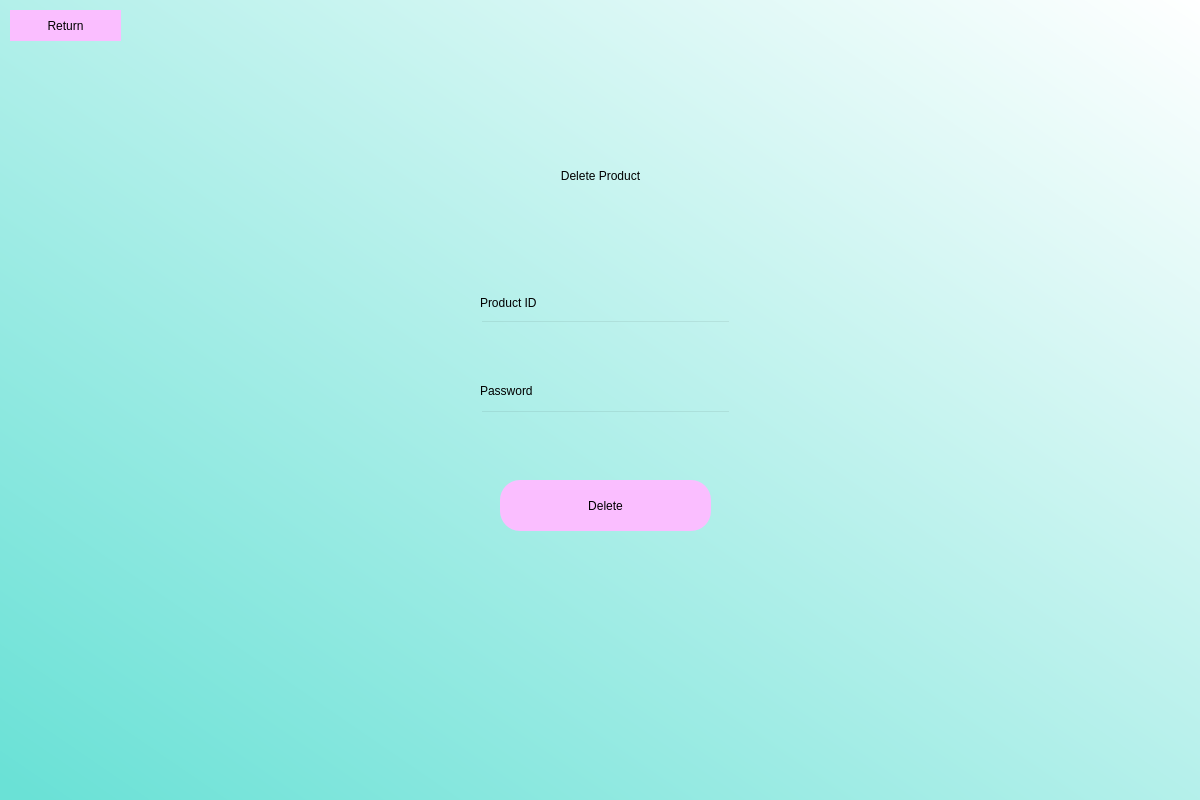
<?xml version="1.0" encoding="UTF-8"?>
<ui version="4.0">
 <class>Loginpage</class>
 <widget class="QDialog" name="Loginpage">
  <property name="geometry">
   <rect>
    <x>0</x>
    <y>0</y>
    <width>1200</width>
    <height>800</height>
   </rect>
  </property>
  <property name="windowTitle">
   <string>Dialog</string>
  </property>
  <widget class="QWidget" name="deletepage" native="true">
   <property name="geometry">
    <rect>
     <x>0</x>
     <y>0</y>
     <width>1200</width>
     <height>800</height>
    </rect>
   </property>
   <property name="styleSheet">
    <string notr="true">QWidget#deletepage{
background-color:qlineargradient(spread:pad, x1:0, y1:0.972182, x2:1, y2:0, stop:0 rgba(106, 225, 214, 255), stop:1 rgba(255, 255, 255, 255));}</string>
   </property>
   <widget class="QLabel" name="label">
    <property name="geometry">
     <rect>
      <x>0</x>
      <y>140</y>
      <width>1201</width>
      <height>71</height>
     </rect>
    </property>
    <property name="styleSheet">
     <string notr="true">font: 36pt &quot;OCR A Extended&quot;;</string>
    </property>
    <property name="text">
     <string>Delete Product</string>
    </property>
    <property name="alignment">
     <set>Qt::AlignCenter</set>
    </property>
   </widget>
   <widget class="QPushButton" name="deletebutton">
    <property name="geometry">
     <rect>
      <x>500</x>
      <y>480</y>
      <width>211</width>
      <height>51</height>
     </rect>
    </property>
    <property name="styleSheet">
     <string notr="true">border-radius:20;
background-color: #fabeff;
font: 18pt &quot;OCR A Extended&quot;;</string>
    </property>
    <property name="text">
     <string>Delete</string>
    </property>
   </widget>
   <widget class="QLineEdit" name="productid">
    <property name="geometry">
     <rect>
      <x>480</x>
      <y>320</y>
      <width>251</width>
      <height>41</height>
     </rect>
    </property>
    <property name="styleSheet">
     <string notr="true">background-color:rgba(0,0,0,0);
font: 12pt &quot;OCR A Extended&quot;;</string>
    </property>
   </widget>
   <widget class="QLabel" name="label_2">
    <property name="geometry">
     <rect>
      <x>480</x>
      <y>292</y>
      <width>121</width>
      <height>21</height>
     </rect>
    </property>
    <property name="styleSheet">
     <string notr="true">font: 12pt &quot;OCR A Extended&quot;;</string>
    </property>
    <property name="text">
     <string>Product ID</string>
    </property>
   </widget>
   <widget class="QLabel" name="label_3">
    <property name="geometry">
     <rect>
      <x>480</x>
      <y>380</y>
      <width>121</width>
      <height>21</height>
     </rect>
    </property>
    <property name="styleSheet">
     <string notr="true">font: 12pt &quot;OCR A Extended&quot;;</string>
    </property>
    <property name="text">
     <string>Password</string>
    </property>
   </widget>
   <widget class="QPushButton" name="gobackfromdelete">
    <property name="geometry">
     <rect>
      <x>10</x>
      <y>10</y>
      <width>111</width>
      <height>31</height>
     </rect>
    </property>
    <property name="styleSheet">
     <string notr="true">border-radius:20;
background-color: #fabeff;
font: 14pt &quot;OCR A Extended&quot;;</string>
    </property>
    <property name="text">
     <string>Return</string>
    </property>
   </widget>
   <widget class="QLineEdit" name="password">
    <property name="geometry">
     <rect>
      <x>480</x>
      <y>410</y>
      <width>251</width>
      <height>41</height>
     </rect>
    </property>
    <property name="styleSheet">
     <string notr="true">background-color:rgba(0,0,0,0);
font: 12pt &quot;OCR A Extended&quot;;</string>
    </property>
   </widget>
   <widget class="QLabel" name="errormessage">
    <property name="geometry">
     <rect>
      <x>480</x>
      <y>460</y>
      <width>691</width>
      <height>21</height>
     </rect>
    </property>
    <property name="styleSheet">
     <string notr="true">font: 12pt &quot;OCR A Extended&quot;;
color: red;</string>
    </property>
    <property name="text">
     <string/>
    </property>
   </widget>
   <widget class="QLabel" name="deletemessage">
    <property name="geometry">
     <rect>
      <x>450</x>
      <y>460</y>
      <width>311</width>
      <height>21</height>
     </rect>
    </property>
    <property name="styleSheet">
     <string notr="true">font: 12pt &quot;OCR A Extended&quot;;</string>
    </property>
    <property name="text">
     <string/>
    </property>
   </widget>
  </widget>
 </widget>
 <resources/>
 <connections/>
</ui>
